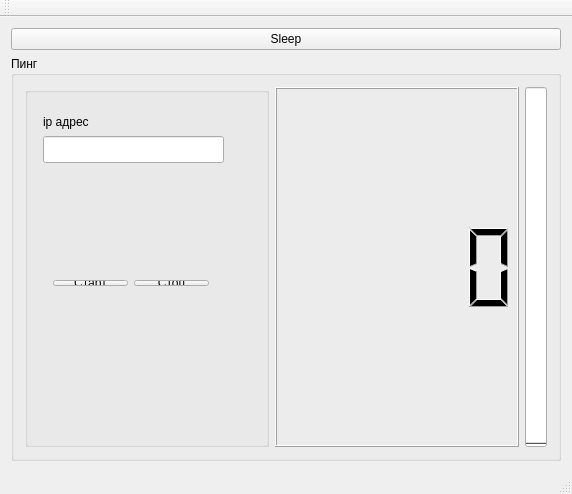
<?xml version="1.0" encoding="UTF-8"?>
<ui version="4.0">
 <class>MainWindow</class>
 <widget class="QMainWindow" name="MainWindow">
  <property name="geometry">
   <rect>
    <x>0</x>
    <y>0</y>
    <width>572</width>
    <height>494</height>
   </rect>
  </property>
  <property name="windowTitle">
   <string>MainWindow</string>
  </property>
  <widget class="QWidget" name="centralWidget">
   <layout class="QGridLayout" name="gridLayout">
    <item row="0" column="0">
     <widget class="QPushButton" name="pushButton">
      <property name="text">
       <string>Sleep</string>
      </property>
     </widget>
    </item>
    <item row="1" column="0">
     <widget class="QGroupBox" name="groupBox">
      <property name="title">
       <string>Пинг</string>
      </property>
      <layout class="QHBoxLayout" name="horizontalLayout">
       <item>
        <widget class="QGroupBox" name="groupBox_2">
         <property name="title">
          <string/>
         </property>
         <widget class="QLabel" name="label">
          <property name="geometry">
           <rect>
            <x>18</x>
            <y>26</y>
            <width>50</width>
            <height>17</height>
           </rect>
          </property>
          <property name="text">
           <string>ip адрес</string>
          </property>
         </widget>
         <widget class="QLineEdit" name="lineEdit">
          <property name="geometry">
           <rect>
            <x>18</x>
            <y>49</y>
            <width>181</width>
            <height>27</height>
           </rect>
          </property>
         </widget>
         <widget class="QWidget" name="">
          <property name="geometry">
           <rect>
            <x>17</x>
            <y>182</y>
            <width>178</width>
            <height>28</height>
           </rect>
          </property>
          <layout class="QHBoxLayout" name="horizontalLayout_2">
           <item>
            <widget class="QPushButton" name="pushButton_2">
             <property name="text">
              <string>Старт</string>
             </property>
            </widget>
           </item>
           <item>
            <widget class="QPushButton" name="pushButton_3">
             <property name="text">
              <string>Стоп</string>
             </property>
            </widget>
           </item>
          </layout>
         </widget>
        </widget>
       </item>
       <item>
        <widget class="QLCDNumber" name="lcdNumber"/>
       </item>
       <item>
        <widget class="QProgressBar" name="progressBar">
         <property name="maximum">
          <number>1000</number>
         </property>
         <property name="value">
          <number>0</number>
         </property>
         <property name="orientation">
          <enum>Qt::Vertical</enum>
         </property>
        </widget>
       </item>
      </layout>
     </widget>
    </item>
   </layout>
  </widget>
  <widget class="QMenuBar" name="menuBar">
   <property name="geometry">
    <rect>
     <x>0</x>
     <y>0</y>
     <width>572</width>
     <height>29</height>
    </rect>
   </property>
  </widget>
  <widget class="QToolBar" name="mainToolBar">
   <attribute name="toolBarArea">
    <enum>TopToolBarArea</enum>
   </attribute>
   <attribute name="toolBarBreak">
    <bool>false</bool>
   </attribute>
  </widget>
  <widget class="QStatusBar" name="statusBar"/>
 </widget>
 <layoutdefault spacing="6" margin="11"/>
 <resources/>
 <connections/>
</ui>
